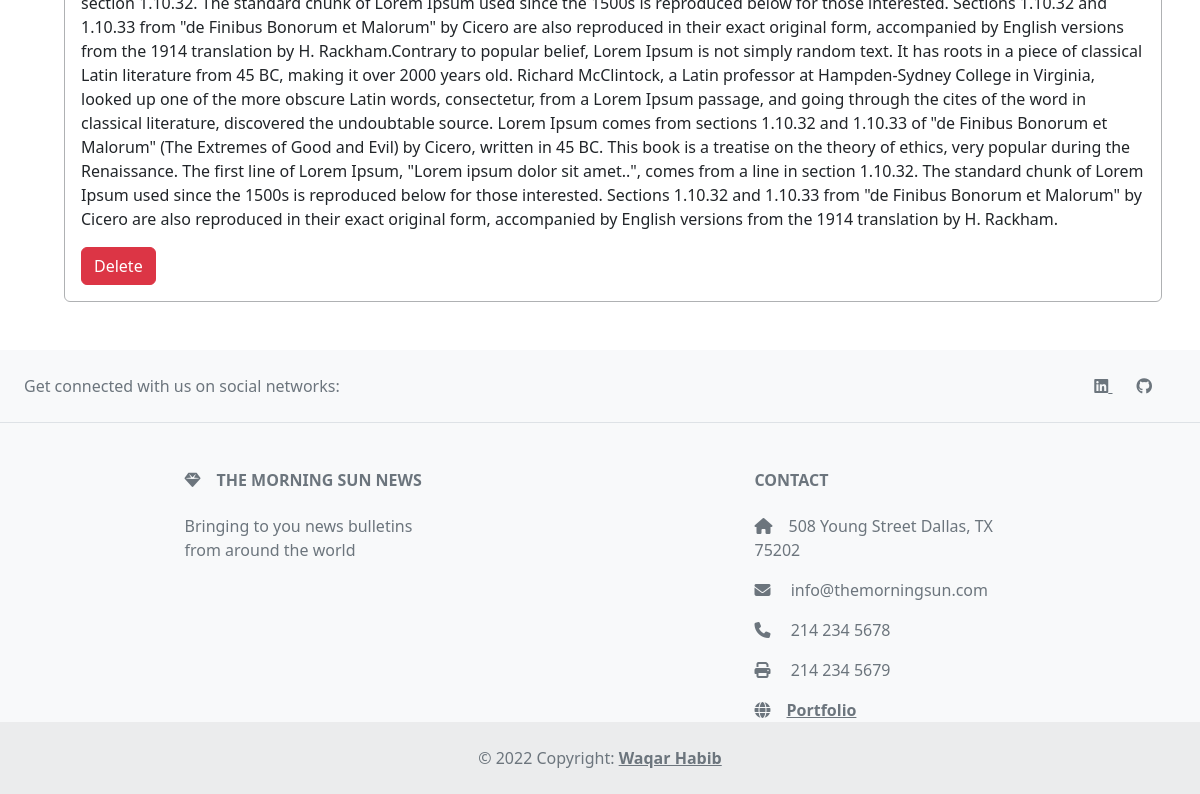
/notes (signed in, lower part), run on an earlier commit of the app's database.
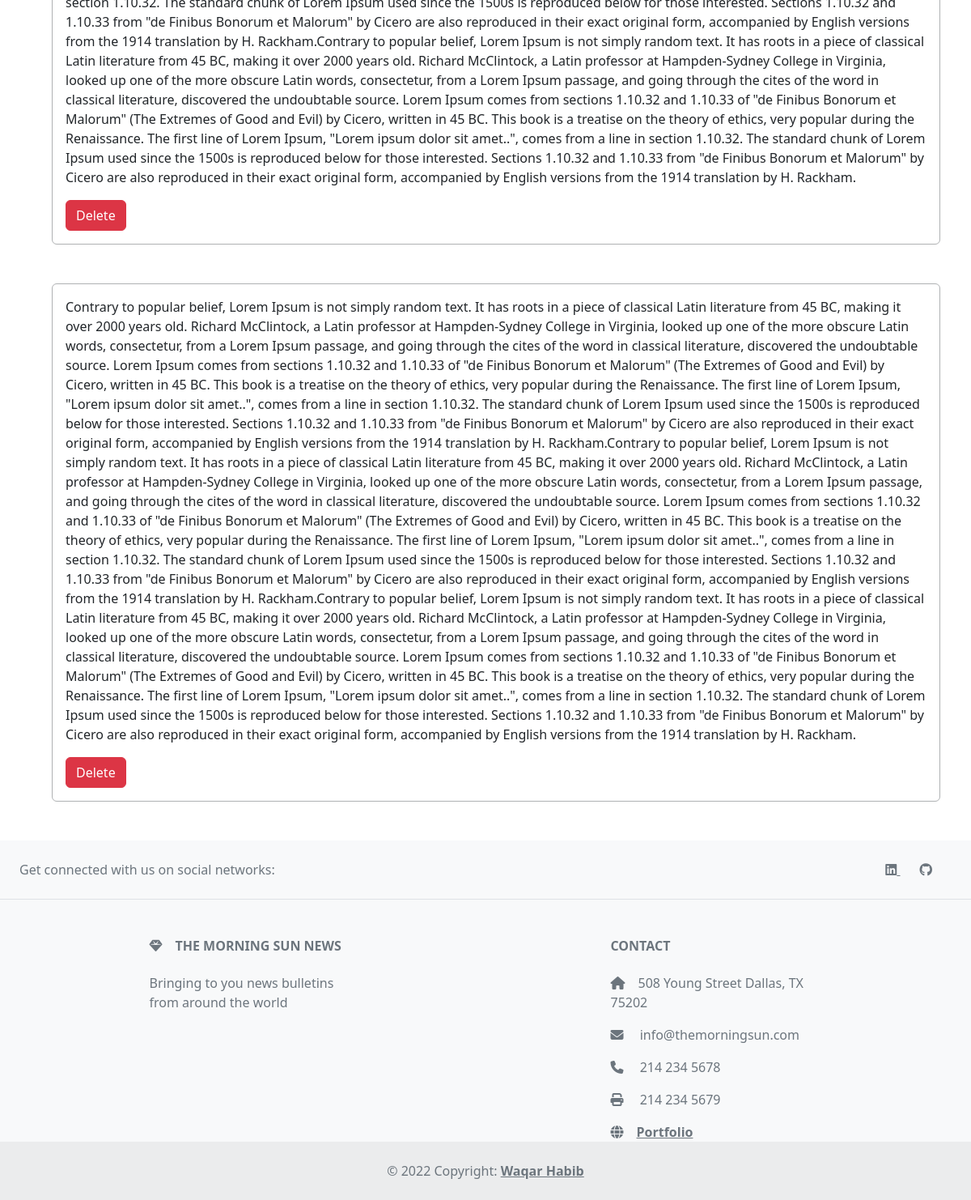
And on a later commit of the database.
### auth_app/models.py (models this page shows)
class Note(db.Model):
    id = db.Column(db.Integer, primary_key=True)
    data = db.Column(db.String(10000))
    date = db.Column(db.DateTime(timezone=True), default=func.now()) #func gets current date/time
    user_id = db.Column(db.Integer, db.ForeignKey('user.id')) #primary key of the obj used

### auth_app/views.py (the view, shortened to what this page needs)
@views.route('/notes', methods=['GET', 'POST'])
@login_required
def notes():
    return render_template("notes.html", user=current_user)

### auth_app/__init__.py (called while the page is built)
def create_app():
    app = Flask(__name__)
    app.config['SECRET_KEY'] = 'kefnkwelk ewklfnefk'
    app.config['SQLALCHEMY_DATABASE_URI'] = f'sqlite:///{DB_NAME}'
    db.init_app(app)
    from .views import views
    from. auth import auth
    app.register_blueprint(views, url_prefix='/')
    app.register_blueprint(auth, url_prefix='/')
    from .models import User, Note
    create_database(app)
    login_manager = LoginManager()
    login_manager.login_view = 'auth.login'
    login_manager.init_app(app)
    @login_manager.user_loader
    def load_user(id):
        return User.query.get(int(id))
    return app

### auth_app/templates/notes.html (shortened to what this page needs)
{% extends "base.html" %} {% block title %}Notes{% endblock %} {% block content
%}
<div class="main">
  <div class="row notesRow">
    <div class="col-11" style="margin-left: 4rem">
      {% for note in user.notes %}
      <div class="card notesCard" style="margin-bottom: 3rem">
        <div class="card-body">
          <p class="card-text">{{ note.data }}</p>
          <a href="#" class="btn btn-danger" onClick="deleteNote({{ note.id }})"
            >Delete</a
          >
        </div>
      </div>
      {% endfor %}
    </div>
  </div>
</div>
<footer class="text-center text-lg-start bg-light text-muted">
  <section
    class="d-flex justify-content-center justify-content-lg-between p-4 border-bottom"
  >
    <div class="me-5 d-none d-lg-block">
      <span>Get connected with us on social networks:</span>
    </div>
    <div>
      <a
        href="https://www.linkedin.com/in/waqarhabib94/"
        class="me-4 text-reset"
      >
        <i class="fab fa-linkedin"></i>
      </a>
      <a href="https://github.com/waqar-habib/" class="me-4 text-reset">
        <i class="fab fa-github"></i>
      </a>
    </div>
  </section>
  <section class="">
    <div class="container text-center text-md-start mt-5">
      <div class="row mt-3">
        <div class="col-md-3 col-lg-4 col-xl-3 mx-auto mb-4">
          <h6 class="text-uppercase fw-bold mb-4">
            <i class="fas fa-gem me-3"></i>The Morning Sun News
          </h6>
          <p>Bringing to you news bulletins from around the world</p>
        </div>
        <div class="col-md-4 col-lg-3 col-xl-3 mx-auto mb-md-0 mb-4">
          <h6 class="text-uppercase fw-bold mb-4">Contact</h6>
          <p>
            <i class="fas fa-home me-3"></i>508 Young Street Dallas, TX 75202
          </p>
          <p>
            <i class="fas fa-envelope me-3"></i>
            info@themorningsun.com
          </p>
          <p><i class="fas fa-phone me-3"></i> 214 234 5678</p>
          <p><i class="fas fa-print me-3"></i> 214 234 5679</p>
          <a
            class="text-reset fw-bold"
            href="https://www.waqarhabib.dev"
            target="_blank"
            ><i class="fa fa-globe me-3"></i>Portfolio</a
          >
        </div>
      </div>
    </div>
  </section>
  <div class="text-center p-4" style="background-color: rgba(0, 0, 0, 0.05)">
    © 2022 Copyright:
    <a
      class="text-reset fw-bold"
      href="https://www.waqarhabib.dev"
      target="_blank"
      >Waqar Habib</a
    >
  </div>
</footer>
{% endblock %}

### auth_app/templates/base.html (shortened to what this page needs)
<!DOCTYPE html>
<html>
  <head>
    <link rel="stylesheet" href="../static/main.css" />
    <link
      href="https://cdn.jsdelivr.net/npm/bootstrap@5.2.0/dist/css/bootstrap.min.css"
      rel="stylesheet"
    />
    <link
      rel="stylesheet"
      href="https://cdnjs.cloudflare.com/ajax/libs/font-awesome/6.1.2/css/all.min.css"
    />
  </head>
  <body>
    {% block content %} {% endblock %}
  </body>
</html>

### auth_app/static/main.css (style rules this page uses)
.notesRow { margin-top: 5rem !important; }
.notesCard { border: 1px solid rgb(175, 177, 179)!important; margin-bottom: 3rem; }
.row:after { content: ""; display: table; clear: both; }

What changed in the data, as far as the page shows it:
added Note: data "Contrary to popular belief, Lorem Ipsum is not simply random text. It has roots in a piece of classical Latin literature from 45 BC, making it over 2000 years old. Richard McClintock, a Latin professor at Hampden-Sydney College in Virginia, looked up one of the more obscure Latin words, consectetur, from a Lorem Ipsum passage, and going through the cites of the word in classical literature, discovered the undoubtable source. Lorem Ipsum comes from sections 1.10.32 and 1.10.33 of \"de Finibus Bonorum et Malorum\" (The Extremes of Good and Evil) by Cicero, written in 45 BC. This book is a treatise on the theory of ethics, very popular during the Renaissance. The first line of Lorem Ipsum,…"
